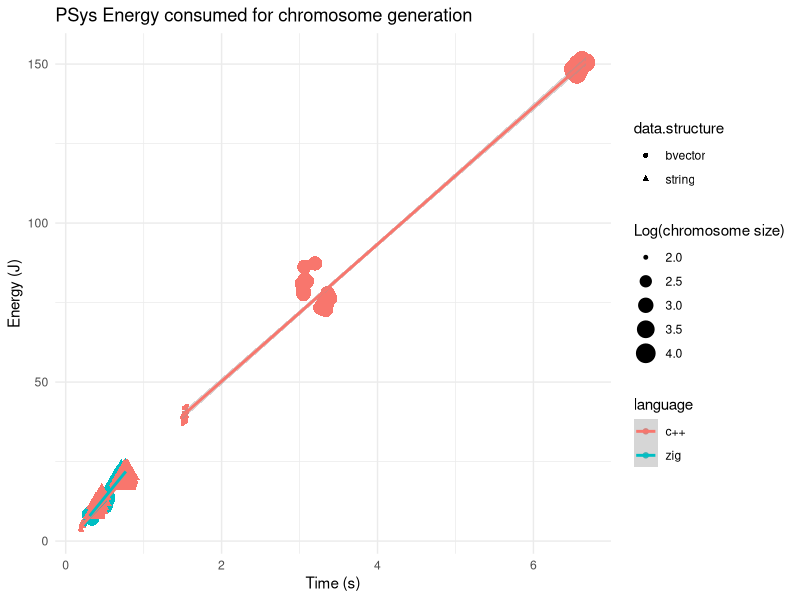
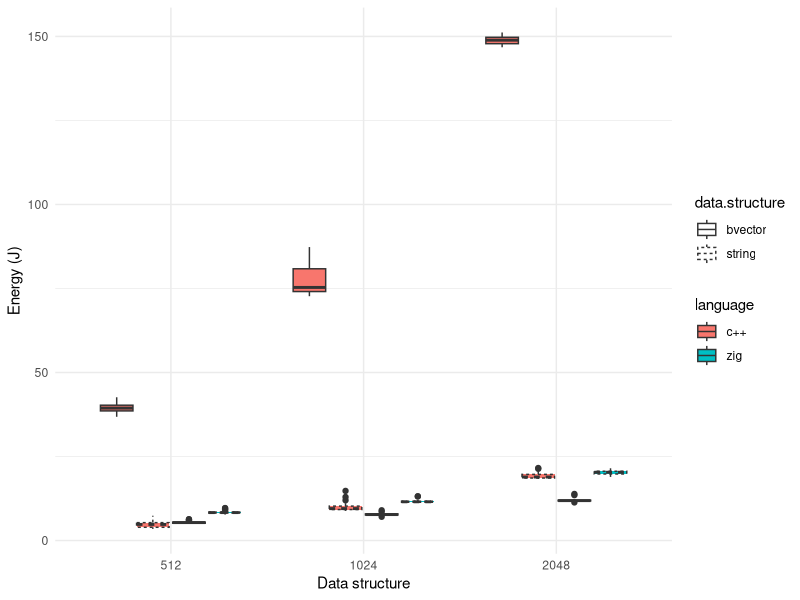
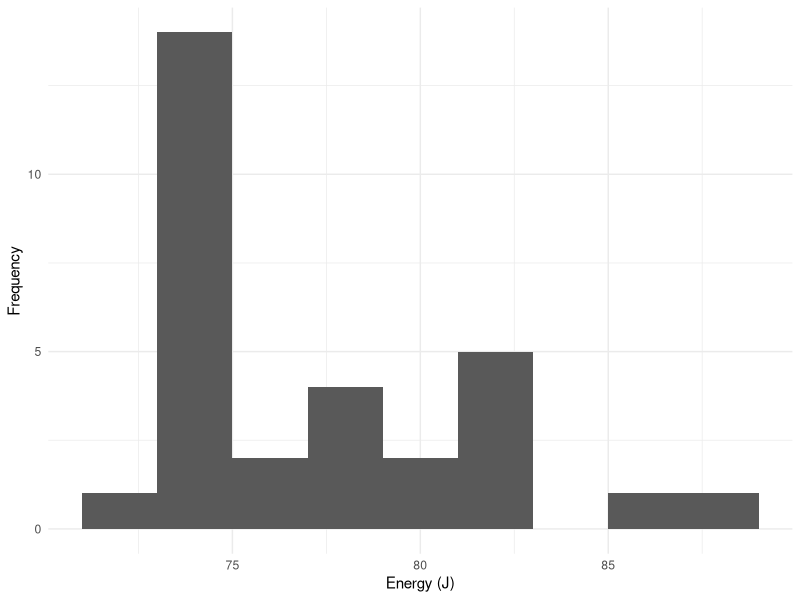
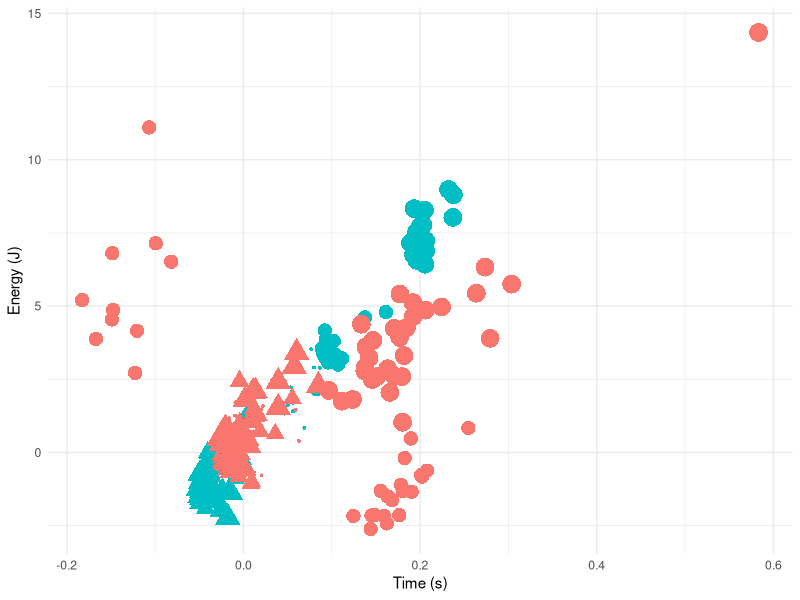
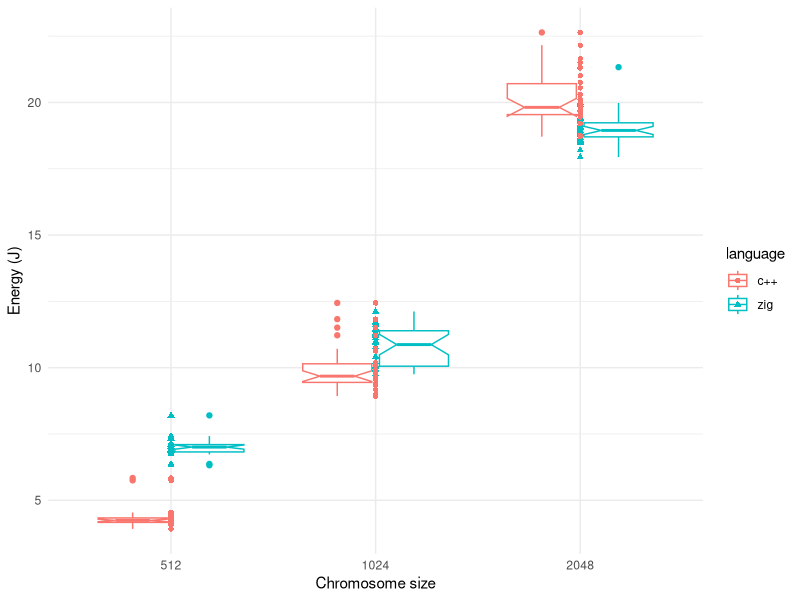
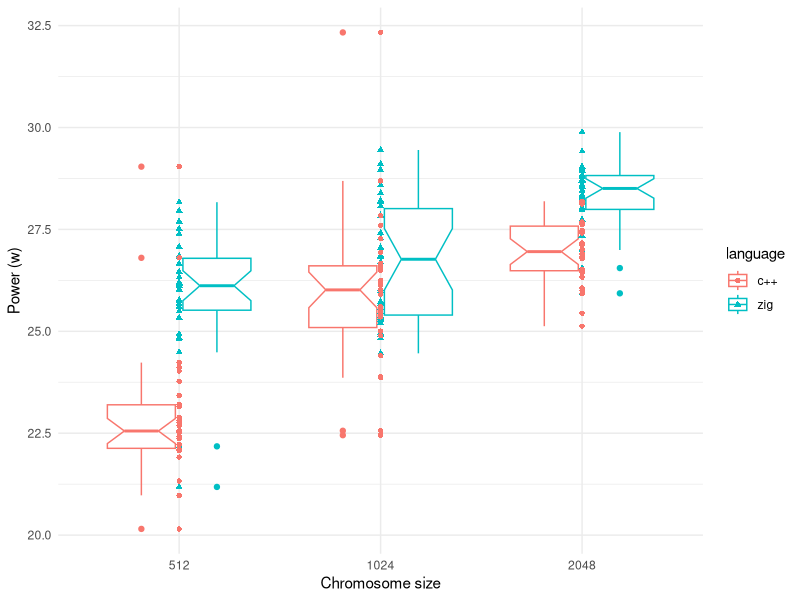
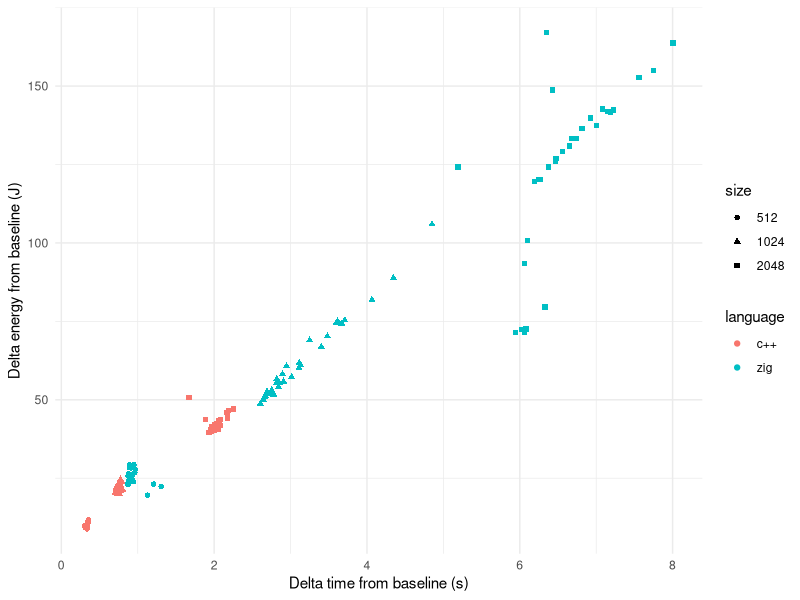
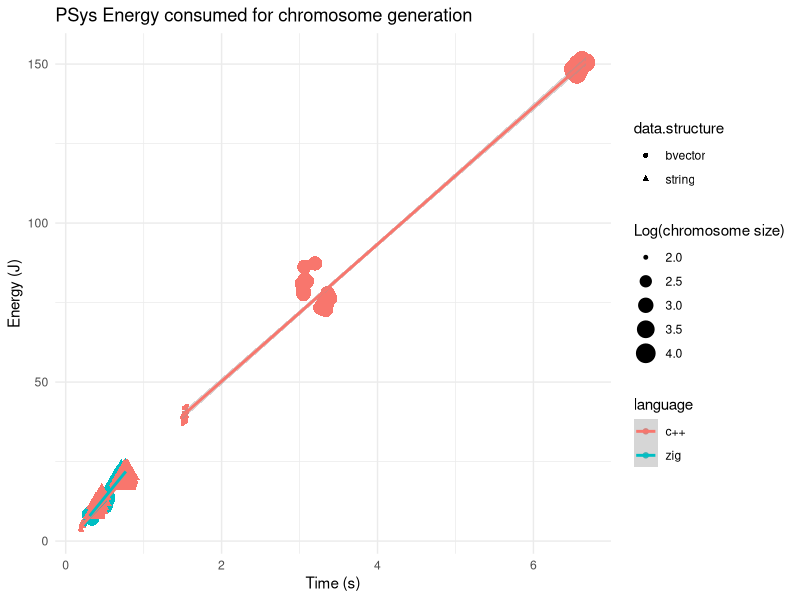

Recreate these plots in R, in order.
## ----energy.gecco.generation, echo=FALSE, message=FALSE, fig.height=4, fig.cap="Energy vs. time for the chromosome generation problem (baseline). We use different shapes for data structures: circles for Boolean vectors, triangles for strings; languages are represented by different colors, with red representing C++ and blue zig; chromosome size is also represented by point size, with the biggest corresponding to 2048, and the smallest to 512. Lines represent a linear regression over experimental data from the same data structure."----
library(knitr)
zig.gen.bool <- read.csv("data/sea25-bool-base-11-Jan-11-54-03.csv")
zig.gen.bool$data.structure <- "bvector"
zig.gen.string <- read.csv("data/sea25-string-base-11-Jan-11-55-50.csv")
zig.gen.string$data.structure <- "string"
cpp.gen.bool <- read.csv("data/sea-bool-base-11-Jan-13-09-14.csv")
cpp.gen.bool$data.structure <- "bvector"
names(cpp.gen.bool)[names(cpp.gen.bool) == "Psys"] <- "PSys"
names(cpp.gen.bool)[names(cpp.gen.bool) == "Core"] <- "Cores"
cpp.gen.string <- read.csv("data/sea-string-base-11-Jan-13-06-25.csv")
names(cpp.gen.string)[names(cpp.gen.string) == "Psys"] <- "PSys"
names(cpp.gen.string)[names(cpp.gen.string) == "Core"] <- "Cores"
cpp.gen.string$data.structure <- "string"

gen.data <- rbind(zig.gen.bool, zig.gen.string, cpp.gen.bool, cpp.gen.string)
gen.data$language <- c(rep("zig", nrow(zig.gen.bool)), rep("zig", nrow(zig.gen.string)), rep("c++", nrow(cpp.gen.bool)), rep("c++", nrow(cpp.gen.string)))
gen.data$point.size <- log2(gen.data$size)-7

library(dplyr)
gen.data %>% group_by(language, data.structure, size ) %>% summarise(mean(PSys), sd(PSys), mean(seconds), sd(seconds)) -> gen.data.summary

library(ggplot2)
ggplot(gen.data, aes(x=seconds, y=PSys, color=language)) + geom_point(aes(fill=data.structure,shape=data.structure,size=point.size)) + theme_minimal() + geom_smooth(method="lm", aes( group=interaction(language,data.structure))) + labs(x="Time (s)", y="Energy (J)", size="Log(chromosome size)") + ggtitle("PSys Energy consumed for chromosome generation")
ggsave("img/energy-gecco-generation.png", width=8, height=4, dpi=300,bg="white")


## ----energy.gecco.generation.boxplot, echo=FALSE, message=FALSE, fig.height=4, fig.cap="Energy boxplot for the chromosome generation problem (baseline)."----
gen.data$size <- as.factor(gen.data$size)
ggplot(gen.data, aes(x=size, y=PSys, fill=language,linetype=data.structure)) + geom_boxplot() + theme_minimal() + labs(x="Data structure", y="Energy (J)")
ggsave("img/energy-gecco-generation-boxplot.png", width=8, height=4, dpi=300,bg="white")

## ----energy.gecco.histo, echo=F, message=F, fig.height=4, fig.cap="Histogram of energy consumption for the generation of Boolean vectors in C++ of length 2048",  fig.align="center"----
ggplot(cpp.gen.bool[ cpp.gen.bool$size == 1024,], aes(x=PSys)) + geom_histogram(binwidth = 2) + theme_minimal() + labs(x="Energy (J)", y="Frequency")
ggsave("img/energy-gecco-histo.png", width=8, height=4, dpi=300,bg="white")

## ----energy.gecco.ops, echo=FALSE, message=FALSE, fig.height=4, fig.cap="Delta energy from baseline vs. delta time from baseline for genetic operators problem. Shapes and colors as in the previous Figure."----
zig.ops.bool <- read.csv("data/sea25-bool-ops-11-Jan-12-02-19.csv")
zig.ops.bool$data.structure <- "bvector"
zig.ops.bool$delta.PSys <- zig.ops.bool$PSys - c(rep(gen.data.summary[gen.data.summary$language=="zig" & gen.data.summary$data.structure=="bvector" & gen.data.summary$size==512,]$`mean(PSys)`,30), rep(gen.data.summary[gen.data.summary$language=="zig" & gen.data.summary$data.structure=="bvector" & gen.data.summary$size==1024,]$`mean(PSys)`,30), rep(gen.data.summary[gen.data.summary$language=="zig" & gen.data.summary$data.structure=="bvector" & gen.data.summary$size==2048,]$`mean(PSys)`,30))
zig.ops.bool$delta.seconds <- zig.ops.bool$seconds - c(rep(gen.data.summary[gen.data.summary$language=="zig" & gen.data.summary$data.structure=="bvector" & gen.data.summary$size==512,]$`mean(seconds)`,30), rep(gen.data.summary[gen.data.summary$language=="zig" & gen.data.summary$data.structure=="bvector" & gen.data.summary$size==1024,]$`mean(seconds)`,30), rep(gen.data.summary[gen.data.summary$language=="zig" & gen.data.summary$data.structure=="bvector" & gen.data.summary$size==2048,]$`mean(seconds)`,30))
zig.ops.string <- read.csv("data/sea25-string-ops-11-Jan-12-00-03.csv")
zig.ops.string$data.structure <- "string"
zig.ops.string$delta.PSys <- zig.ops.string$PSys - c(rep(gen.data.summary[gen.data.summary$language=="zig" & gen.data.summary$data.structure=="string" & gen.data.summary$size==512,]$`mean(PSys)`,30), rep(gen.data.summary[gen.data.summary$language=="zig" & gen.data.summary$data.structure=="string" & gen.data.summary$size==1024,]$`mean(PSys)`,30), rep(gen.data.summary[gen.data.summary$language=="zig" & gen.data.summary$data.structure=="string" & gen.data.summary$size==2048,]$`mean(PSys)`,30))
zig.ops.string$delta.seconds <- zig.ops.string$seconds - c(rep(gen.data.summary[gen.data.summary$language=="zig" & gen.data.summary$data.structure=="string" & gen.data.summary$size==512,]$`mean(seconds)`,30), rep(gen.data.summary[gen.data.summary$language=="zig" & gen.data.summary$data.structure=="string" & gen.data.summary$size==1024,]$`mean(seconds)`,30), rep(gen.data.summary[gen.data.summary$language=="zig" & gen.data.summary$data.structure=="string" & gen.data.summary$size==2048,]$`mean(seconds)`,30))
cpp.ops.bool <- read.csv("data/sea-bool-ops-11-Jan-13-16-29.csv")
cpp.ops.bool$data.structure <- "bvector"
names(cpp.ops.bool)[names(cpp.ops.bool) == "Psys"] <- "PSys"
names(cpp.ops.bool)[names(cpp.ops.bool) == "Core"] <- "Cores"
cpp.ops.bool$delta.PSys <- cpp.ops.bool$PSys - c(rep(gen.data.summary[gen.data.summary$language=="c++" & gen.data.summary$data.structure=="bvector" & gen.data.summary$size==512,]$`mean(PSys)`,30), rep(gen.data.summary[gen.data.summary$language=="c++" & gen.data.summary$data.structure=="bvector" & gen.data.summary$size==1024,]$`mean(PSys)`,30), rep(gen.data.summary[gen.data.summary$language=="c++" & gen.data.summary$data.structure=="bvector" & gen.data.summary$size==2048,]$`mean(PSys)`,30))
cpp.ops.bool$delta.seconds <- cpp.ops.bool$seconds - c(rep(gen.data.summary[gen.data.summary$language=="c++" & gen.data.summary$data.structure=="bvector" & gen.data.summary$size==512,]$`mean(seconds)`,30), rep(gen.data.summary[gen.data.summary$language=="c++" & gen.data.summary$data.structure=="bvector" & gen.data.summary$size==1024,]$`mean(seconds)`,30), rep(gen.data.summary[gen.data.summary$language=="c++" & gen.data.summary$data.structure=="bvector" & gen.data.summary$size==2048,]$`mean(seconds)`,30))
cpp.ops.string <- read.csv("data/sea-string-ops-11-Jan-13-24-20.csv")
cpp.ops.string$data.structure <- "string"
names(cpp.ops.string)[names(cpp.ops.string) == "Psys"] <- "PSys"
names(cpp.ops.string)[names(cpp.ops.string) == "Core"] <- "Cores"
cpp.ops.string$delta.PSys <- cpp.ops.string$PSys - c(rep(gen.data.summary[gen.data.summary$language=="c++" & gen.data.summary$data.structure=="string" & gen.data.summary$size==512,]$`mean(PSys)`,30), rep(gen.data.summary[gen.data.summary$language=="c++" & gen.data.summary$data.structure=="string" & gen.data.summary$size==1024,]$`mean(PSys)`,30), rep(gen.data.summary[gen.data.summary$language=="c++" & gen.data.summary$data.structure=="string" & gen.data.summary$size==2048,]$`mean(PSys)`,30))
cpp.ops.string$delta.seconds <- cpp.ops.string$seconds - c(rep(gen.data.summary[gen.data.summary$language=="c++" & gen.data.summary$data.structure=="string" & gen.data.summary$size==512,]$`mean(seconds)`,30), rep(gen.data.summary[gen.data.summary$language=="c++" & gen.data.summary$data.structure=="string" & gen.data.summary$size==1024,]$`mean(seconds)`,30), rep(gen.data.summary[gen.data.summary$language=="c++" & gen.data.summary$data.structure=="string" & gen.data.summary$size==2048,]$`mean(seconds)`,30))

ops.data <- rbind(zig.ops.bool, zig.ops.string, cpp.ops.bool, cpp.ops.string)
ops.data$language <- c(rep("zig", nrow(zig.gen.bool)), rep("zig", nrow(zig.gen.string)), rep("c++", nrow(cpp.gen.bool)), rep("c++", nrow(cpp.gen.string)))
ops.data$point.size <- log2(ops.data$size)-7

ops.data %>% group_by(language, data.structure, size) %>% summarise(mean(delta.PSys), sd(delta.PSys), mean(delta.seconds), sd(delta.seconds)) -> ops.data.summary

ggplot(ops.data, aes(x=delta.seconds, y=delta.PSys, color=language)) + geom_point(aes(fill=data.structure,shape=data.structure,size=point.size)) + theme_minimal() + labs(x="Time (s)", y="Energy (J)") + theme(legend.position="none")
ggsave("img/energy-gecco-ops.png", width=8, height=4, dpi=300,bg="white")

## ----energy.gecco.string, echo=F, message=F, fig.height=4, fig.cap="Boxplot of PSys energy consumption using the bit string chromosome for the two languages and different sizes",  fig.align="center"----
ops.data$size <- as.factor(ops.data$size)
ggplot(ops.data[ops.data$data.structure=="string",], aes(x=size, y=PSys, color=language)) + geom_boxplot(notch=T) + geom_point(aes(fill=language,shape=language)) + theme_minimal() + labs(x="Chromosome size", y="Energy (J)")
ggsave("img/energy-gecco-string-boxplot.png", width=8, height=4, dpi=300,bg="white")
string.ops.data <- ops.data[ops.data$data.structure=="string",]
differences.512 <- t.test(string.ops.data[string.ops.data$size==512 & string.ops.data$language=="c++",]$PSys, string.ops.data[string.ops.data$size==512 & string.ops.data$language=="zig",]$PSys,alternative = "less")
differences.1024 <- t.test(string.ops.data[string.ops.data$size==1024 & string.ops.data$language=="c++",]$PSys, string.ops.data[string.ops.data$size==1024 & string.ops.data$language=="zig",]$PSys,alternative = "less")
differences.2048 <- t.test(string.ops.data[string.ops.data$size==2048 & string.ops.data$language=="c++",]$PSys, string.ops.data[string.ops.data$size==2048 & string.ops.data$language=="zig",]$PSys, alternative = "greater")


## ----energy.gecco.string.power, echo=F, message=F, fig.height=4, fig.cap="Boxplot of PSys power (energy over time) consumption using the bit string chromosome for the two languages and different sizes.",  fig.align="center"----
string.ops.data$power <- string.ops.data$PSys/string.ops.data$seconds
ggplot(string.ops.data, aes(x=size, y=power, color=language)) + geom_boxplot(notch=T) + geom_point(aes(fill=language,shape=language)) + theme_minimal() + labs(x="Chromosome size", y="Power (w)")
ggsave("img/energy-gecco-string-power-boxplot.png", width=8, height=4, dpi=300,bg="white")

## ----energy.gecco.hiff, echo=FALSE, message=FALSE, fig.height=4, fig.cap="Delta energy from baseline vs. delta time from baseline for the HIFF fitness function for bitstring chromosomes in C++ and zig."----
zig.hiff.string <- read.csv("data/sea25-hiff-11-Jan-12-03-44.csv")
zig.hiff.string$delta.PSys <- zig.hiff.string$PSys - c(rep(gen.data.summary[gen.data.summary$language=="zig" & gen.data.summary$data.structure=="string" & gen.data.summary$size==512,]$`mean(PSys)`,30), rep(gen.data.summary[gen.data.summary$language=="zig" & gen.data.summary$data.structure=="string" & gen.data.summary$size==1024,]$`mean(PSys)`,30), rep(gen.data.summary[gen.data.summary$language=="zig" & gen.data.summary$data.structure=="string" & gen.data.summary$size==2048,]$`mean(PSys)`,30))
zig.hiff.string$delta.seconds <- zig.hiff.string$seconds - c(rep(gen.data.summary[gen.data.summary$language=="zig" & gen.data.summary$data.structure=="string" & gen.data.summary$size==512,]$`mean(seconds)`,30), rep(gen.data.summary[gen.data.summary$language=="zig" & gen.data.summary$data.structure=="string" & gen.data.summary$size==1024,]$`mean(seconds)`,30), rep(gen.data.summary[gen.data.summary$language=="zig" & gen.data.summary$data.structure=="string" & gen.data.summary$size==2048,]$`mean(seconds)`,30))
zig.hiff.string$language <- "zig"
cpp.hiff.string <- read.csv("data/sea-string-hiff-11-Jan-13-39-12.csv")
names(cpp.hiff.string)[names(cpp.hiff.string) == "Psys"] <- "PSys"
names(cpp.hiff.string)[names(cpp.hiff.string) == "Core"] <- "Cores"
cpp.hiff.string$delta.PSys <- cpp.hiff.string$PSys - c(rep(gen.data.summary[gen.data.summary$language=="c++" & gen.data.summary$data.structure=="string" & gen.data.summary$size==512,]$`mean(PSys)`,30), rep(gen.data.summary[gen.data.summary$language=="c++" & gen.data.summary$data.structure=="string" & gen.data.summary$size==1024,]$`mean(PSys)`,30), rep(gen.data.summary[gen.data.summary$language=="c++" & gen.data.summary$data.structure=="string" & gen.data.summary$size==2048,]$`mean(PSys)`,30))
cpp.hiff.string$delta.seconds <- cpp.hiff.string$seconds - c(rep(gen.data.summary[gen.data.summary$language=="c++" & gen.data.summary$data.structure=="string" & gen.data.summary$size==512,]$`mean(seconds)`,30), rep(gen.data.summary[gen.data.summary$language=="c++" & gen.data.summary$data.structure=="string" & gen.data.summary$size==1024,]$`mean(seconds)`,30), rep(gen.data.summary[gen.data.summary$language=="c++" & gen.data.summary$data.structure=="string" & gen.data.summary$size==2048,]$`mean(seconds)`,30))
cpp.hiff.string$language <- "c++"

hiff.data <- rbind(zig.hiff.string, cpp.hiff.string)
hiff.data$size <- factor(hiff.data$size)
ggplot(hiff.data, aes(x=delta.seconds, y=delta.PSys, color=language, shape=size)) + geom_point() + theme_minimal() + labs(x="Delta time from baseline (s)", y="Delta energy from baseline (J)")
ggsave("img/energy-gecco-hiff.png", width=8, height=4, dpi=300,bg="white")

## ----energy.gecco.hiff.opsxjoule, echo=F, message=F----------------------------------------------------------------------------------------------
hiff.data$ops.joule <- 40000/hiff.data$delta.PSys

hiff.data %>% group_by(language, size) %>% summarise(`mean(delta.PSys)`=mean(delta.PSys), `sd(delta.PSys)`=sd(delta.PSys), `mean(delta.seconds)`=mean(delta.seconds), `sd(delta.seconds)`=sd(delta.seconds), `mean(ops.joule)`=mean(ops.joule), `sd(ops.joule)`=sd(ops.joule)) -> hiff.data.summary

library(kableExtra)

hiff.data.summary$Joules <- paste0(round(hiff.data.summary$`mean(delta.PSys)`,2), " (", round(hiff.data.summary$`sd(delta.PSys)`,2), ")")
hiff.data.summary$"Ops per Joule" <- paste0(round(hiff.data.summary$`mean(ops.joule)`,2), " (", round(hiff.data.summary$`sd(ops.joule)`,2), ")")

hiff.data.summary %>% select(language, size, Joules, "Ops per Joule") %>% arrange(size) %>% kable(digits=2, caption="\\protect\\label{tab:opsxjoule}Comparison of c++ and zig, HIFF function") %>% kable_styling(full_width = F)
